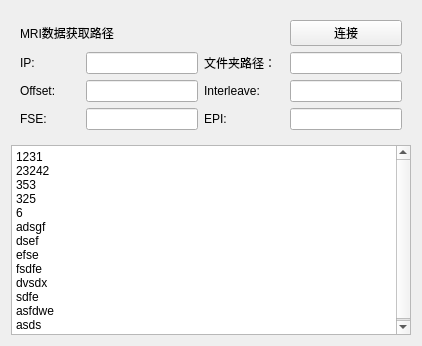
<?xml version="1.0" encoding="UTF-8"?>
<ui version="4.0">
 <class>PyModule</class>
 <widget class="qMRMLWidget" name="PyModule">
  <property name="geometry">
   <rect>
    <x>0</x>
    <y>0</y>
    <width>418</width>
    <height>346</height>
   </rect>
  </property>
  <layout class="QVBoxLayout" name="verticalLayout">
   <item>
    <widget class="QWidget" name="widget_4" native="true">
     <property name="minimumSize">
      <size>
       <width>400</width>
       <height>0</height>
      </size>
     </property>
     <property name="styleSheet">
      <string notr="true"/>
     </property>
     <layout class="QGridLayout" name="gridLayout">
      <item row="7" column="2">
       <widget class="QLabel" name="label_15">
        <property name="sizePolicy">
         <sizepolicy hsizetype="Fixed" vsizetype="Fixed">
          <horstretch>0</horstretch>
          <verstretch>0</verstretch>
         </sizepolicy>
        </property>
        <property name="minimumSize">
         <size>
          <width>80</width>
          <height>0</height>
         </size>
        </property>
        <property name="maximumSize">
         <size>
          <width>70</width>
          <height>16777215</height>
         </size>
        </property>
        <property name="styleSheet">
         <string notr="true"/>
        </property>
        <property name="text">
         <string>EPI:</string>
        </property>
       </widget>
      </item>
      <item row="4" column="1">
       <widget class="QLineEdit" name="lineEdit_7"/>
      </item>
      <item row="4" column="0">
       <widget class="QLabel" name="label_12">
        <property name="sizePolicy">
         <sizepolicy hsizetype="Fixed" vsizetype="Fixed">
          <horstretch>0</horstretch>
          <verstretch>0</verstretch>
         </sizepolicy>
        </property>
        <property name="minimumSize">
         <size>
          <width>60</width>
          <height>0</height>
         </size>
        </property>
        <property name="maximumSize">
         <size>
          <width>70</width>
          <height>16777215</height>
         </size>
        </property>
        <property name="text">
         <string>Offset:</string>
        </property>
       </widget>
      </item>
      <item row="4" column="2">
       <widget class="QLabel" name="label_14">
        <property name="sizePolicy">
         <sizepolicy hsizetype="Fixed" vsizetype="Fixed">
          <horstretch>0</horstretch>
          <verstretch>0</verstretch>
         </sizepolicy>
        </property>
        <property name="minimumSize">
         <size>
          <width>80</width>
          <height>0</height>
         </size>
        </property>
        <property name="maximumSize">
         <size>
          <width>70</width>
          <height>16777215</height>
         </size>
        </property>
        <property name="styleSheet">
         <string notr="true"/>
        </property>
        <property name="text">
         <string>Interleave:</string>
        </property>
       </widget>
      </item>
      <item row="2" column="0">
       <widget class="QLabel" name="label_6">
        <property name="sizePolicy">
         <sizepolicy hsizetype="Fixed" vsizetype="Fixed">
          <horstretch>0</horstretch>
          <verstretch>0</verstretch>
         </sizepolicy>
        </property>
        <property name="minimumSize">
         <size>
          <width>60</width>
          <height>0</height>
         </size>
        </property>
        <property name="maximumSize">
         <size>
          <width>70</width>
          <height>16777215</height>
         </size>
        </property>
        <property name="text">
         <string>IP:</string>
        </property>
       </widget>
      </item>
      <item row="2" column="1">
       <widget class="QLineEdit" name="lineEdit_12"/>
      </item>
      <item row="7" column="0">
       <widget class="QLabel" name="label_13">
        <property name="sizePolicy">
         <sizepolicy hsizetype="Fixed" vsizetype="Fixed">
          <horstretch>0</horstretch>
          <verstretch>0</verstretch>
         </sizepolicy>
        </property>
        <property name="minimumSize">
         <size>
          <width>60</width>
          <height>0</height>
         </size>
        </property>
        <property name="maximumSize">
         <size>
          <width>70</width>
          <height>16777215</height>
         </size>
        </property>
        <property name="styleSheet">
         <string notr="true"/>
        </property>
        <property name="text">
         <string>FSE:</string>
        </property>
       </widget>
      </item>
      <item row="2" column="2">
       <widget class="QLabel" name="label_7">
        <property name="sizePolicy">
         <sizepolicy hsizetype="Fixed" vsizetype="Fixed">
          <horstretch>0</horstretch>
          <verstretch>0</verstretch>
         </sizepolicy>
        </property>
        <property name="minimumSize">
         <size>
          <width>80</width>
          <height>0</height>
         </size>
        </property>
        <property name="maximumSize">
         <size>
          <width>70</width>
          <height>16777215</height>
         </size>
        </property>
        <property name="styleSheet">
         <string notr="true"/>
        </property>
        <property name="text">
         <string>文件夹路径：</string>
        </property>
       </widget>
      </item>
      <item row="7" column="3">
       <widget class="QLineEdit" name="lineEdit_11">
        <property name="styleSheet">
         <string notr="true"/>
        </property>
       </widget>
      </item>
      <item row="7" column="1">
       <widget class="QLineEdit" name="lineEdit_9"/>
      </item>
      <item row="2" column="3">
       <widget class="QLineEdit" name="lineEdit_8">
        <property name="styleSheet">
         <string notr="true"/>
        </property>
       </widget>
      </item>
      <item row="4" column="3">
       <widget class="QLineEdit" name="lineEdit_10">
        <property name="styleSheet">
         <string notr="true"/>
        </property>
       </widget>
      </item>
      <item row="0" column="3">
       <widget class="QPushButton" name="pushButton">
        <property name="styleSheet">
         <string notr="true"/>
        </property>
        <property name="text">
         <string>连接</string>
        </property>
       </widget>
      </item>
      <item row="0" column="0" colspan="2">
       <widget class="QLabel" name="label">
        <property name="text">
         <string>MRI数据获取路径</string>
        </property>
       </widget>
      </item>
     </layout>
    </widget>
   </item>
   <item>
    <widget class="QTextBrowser" name="textBrowser">
     <property name="enabled">
      <bool>true</bool>
     </property>
     <property name="styleSheet">
      <string notr="true"/>
     </property>
     <property name="html">
      <string>&lt;!DOCTYPE HTML PUBLIC &quot;-//W3C//DTD HTML 4.0//EN&quot; &quot;http://www.w3.org/TR/REC-html40/strict.dtd&quot;&gt;
&lt;html&gt;&lt;head&gt;&lt;meta name=&quot;qrichtext&quot; content=&quot;1&quot; /&gt;&lt;meta charset=&quot;utf-8&quot; /&gt;&lt;style type=&quot;text/css&quot;&gt;
p, li { white-space: pre-wrap; }
hr { height: 1px; border-width: 0; }
li.unchecked::marker { content: &quot;\2610&quot;; }
li.checked::marker { content: &quot;\2612&quot;; }
&lt;/style&gt;&lt;/head&gt;&lt;body style=&quot; font-family:'Microsoft YaHei UI'; font-size:9pt; font-weight:400; font-style:normal;&quot;&gt;
&lt;p style=&quot; margin-top:0px; margin-bottom:0px; margin-left:0px; margin-right:0px; -qt-block-indent:0; text-indent:0px;&quot;&gt;1231&lt;/p&gt;
&lt;p style=&quot; margin-top:0px; margin-bottom:0px; margin-left:0px; margin-right:0px; -qt-block-indent:0; text-indent:0px;&quot;&gt;23242&lt;/p&gt;
&lt;p style=&quot; margin-top:0px; margin-bottom:0px; margin-left:0px; margin-right:0px; -qt-block-indent:0; text-indent:0px;&quot;&gt;353&lt;/p&gt;
&lt;p style=&quot; margin-top:0px; margin-bottom:0px; margin-left:0px; margin-right:0px; -qt-block-indent:0; text-indent:0px;&quot;&gt;325&lt;/p&gt;
&lt;p style=&quot; margin-top:0px; margin-bottom:0px; margin-left:0px; margin-right:0px; -qt-block-indent:0; text-indent:0px;&quot;&gt;6&lt;/p&gt;
&lt;p style=&quot; margin-top:0px; margin-bottom:0px; margin-left:0px; margin-right:0px; -qt-block-indent:0; text-indent:0px;&quot;&gt;adsgf&lt;/p&gt;
&lt;p style=&quot; margin-top:0px; margin-bottom:0px; margin-left:0px; margin-right:0px; -qt-block-indent:0; text-indent:0px;&quot;&gt;dsef&lt;/p&gt;
&lt;p style=&quot; margin-top:0px; margin-bottom:0px; margin-left:0px; margin-right:0px; -qt-block-indent:0; text-indent:0px;&quot;&gt;efse&lt;/p&gt;
&lt;p style=&quot; margin-top:0px; margin-bottom:0px; margin-left:0px; margin-right:0px; -qt-block-indent:0; text-indent:0px;&quot;&gt;fsdfe&lt;/p&gt;
&lt;p style=&quot; margin-top:0px; margin-bottom:0px; margin-left:0px; margin-right:0px; -qt-block-indent:0; text-indent:0px;&quot;&gt;dvsdx&lt;/p&gt;
&lt;p style=&quot; margin-top:0px; margin-bottom:0px; margin-left:0px; margin-right:0px; -qt-block-indent:0; text-indent:0px;&quot;&gt;sdfe&lt;/p&gt;
&lt;p style=&quot; margin-top:0px; margin-bottom:0px; margin-left:0px; margin-right:0px; -qt-block-indent:0; text-indent:0px;&quot;&gt;asfdwe&lt;/p&gt;
&lt;p style=&quot; margin-top:0px; margin-bottom:0px; margin-left:0px; margin-right:0px; -qt-block-indent:0; text-indent:0px;&quot;&gt;asds&lt;/p&gt;&lt;/body&gt;&lt;/html&gt;</string>
     </property>
    </widget>
   </item>
  </layout>
 </widget>
 <customwidgets>
  <customwidget>
   <class>qMRMLWidget</class>
   <extends>QWidget</extends>
   <header>qMRMLWidget.h</header>
   <container>1</container>
  </customwidget>
 </customwidgets>
 <resources/>
 <connections/>
 <slots>
  <signal>mrmlSceneChanged(vtkMRMLScene*)</signal>
 </slots>
</ui>
